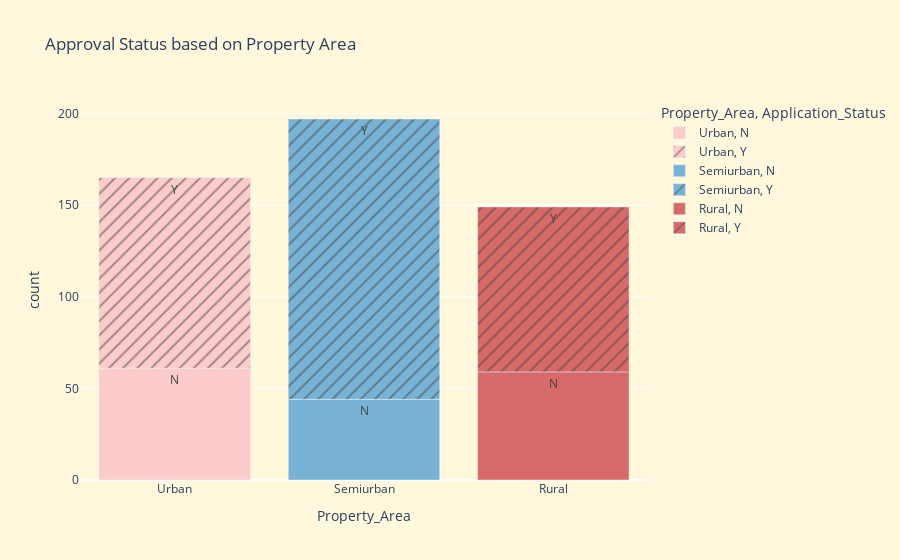

This figure's notebook cell:
### Code cell
#5.2 Create and plot a chart that shows the difference in application approvals based on Property Area. 
ori=[
    '#dee3e2',
    '#fccbcb',
    '#78b3d6',
    '#d86969',
    '#4f7969'
]


fig = px.bar(pg, x='Property_Area', y='count', color='Property_Area', text='Application_Status', pattern_shape = 'Application_Status', title='Approval Status based on Property Area', color_discrete_sequence=ori[1:4])
fig.update_layout(
    paper_bgcolor='cornsilk',
    plot_bgcolor='cornsilk'
)
fig.show()

### Figure 1 — Plotly figure (JSON) as saved in the notebook; plotly's stock layout.template omitted (floating-point values rounded to 4 significant figures)
{"data": [{"alignmentgroup": "True", "hovertemplate": "Property_Area=%{x}<br>Application_Status=%{text}<br>count=%{y}<extra></extra>", "legendgroup": "Urban, N", "marker": {"color": "#fccbcb", "pattern": {"shape": ""}}, "name": "Urban, N", "offsetgroup": "Urban, N", "orientation": "v", "showlegend": true, "text": ["N"], "textposition": "auto", "type": "bar", "x": ["Urban"], "xaxis": "x", "y": [61], "yaxis": "y"}, {"alignmentgroup": "True", "hovertemplate": "Property_Area=%{x}<br>Application_Status=%{text}<br>count=%{y}<extra></extra>", "legendgroup": "Urban, Y", "marker": {"color": "#fccbcb", "pattern": {"shape": "/"}}, "name": "Urban, Y", "offsetgroup": "Urban, Y", "orientation": "v", "showlegend": true, "text": ["Y"], "textposition": "auto", "type": "bar", "x": ["Urban"], "xaxis": "x", "y": [104], "yaxis": "y"}, {"alignmentgroup": "True", "hovertemplate": "Property_Area=%{x}<br>Application_Status=%{text}<br>count=%{y}<extra></extra>", "legendgroup": "Semiurban, N", "marker": {"color": "#78b3d6", "pattern": {"shape": ""}}, "name": "Semiurban, N", "offsetgroup": "Semiurban, N", "orientation": "v", "showlegend": true, "text": ["N"], "textposition": "auto", "type": "bar", "x": ["Semiurban"], "xaxis": "x", "y": [44], "yaxis": "y"}, {"alignmentgroup": "True", "hovertemplate": "Property_Area=%{x}<br>Application_Status=%{text}<br>count=%{y}<extra></extra>", "legendgroup": "Semiurban, Y", "marker": {"color": "#78b3d6", "pattern": {"shape": "/"}}, "name": "Semiurban, Y", "offsetgroup": "Semiurban, Y", "orientation": "v", "showlegend": true, "text": ["Y"], "textposition": "auto", "type": "bar", "x": ["Semiurban"], "xaxis": "x", "y": [153], "yaxis": "y"}, {"alignmentgroup": "True", "hovertemplate": "Property_Area=%{x}<br>Application_Status=%{text}<br>count=%{y}<extra></extra>", "legendgroup": "Rural, N", "marker": {"color": "#d86969", "pattern": {"shape": ""}}, "name": "Rural, N", "offsetgroup": "Rural, N", "orientation": "v", "showlegend": true, "text": ["N"], "textposition": "auto", "type": "bar", "x": ["Rural"], "xaxis": "x", "y": [59], "yaxis": "y"}, {"alignmentgroup": "True", "hovertemplate": "Property_Area=%{x}<br>Application_Status=%{text}<br>count=%{y}<extra></extra>", "legendgroup": "Rural, Y", "marker": {"color": "#d86969", "pattern": {"shape": "/"}}, "name": "Rural, Y", "offsetgroup": "Rural, Y", "orientation": "v", "showlegend": true, "text": ["Y"], "textposition": "auto", "type": "bar", "x": ["Rural"], "xaxis": "x", "y": [90], "yaxis": "y"}], "layout": {"barmode": "relative", "legend": {"title": {"text": "Property_Area, Application_Status"}, "tracegroupgap": 0}, "paper_bgcolor": "cornsilk", "plot_bgcolor": "cornsilk", "title": {"text": "Approval Status based on Property Area"}, "xaxis": {"anchor": "y", "categoryarray": ["Urban", "Semiurban", "Rural"], "categoryorder": "array", "domain": [0, 1], "title": {"text": "Property_Area"}}, "yaxis": {"anchor": "x", "domain": [0, 1], "title": {"text": "count"}}}}
